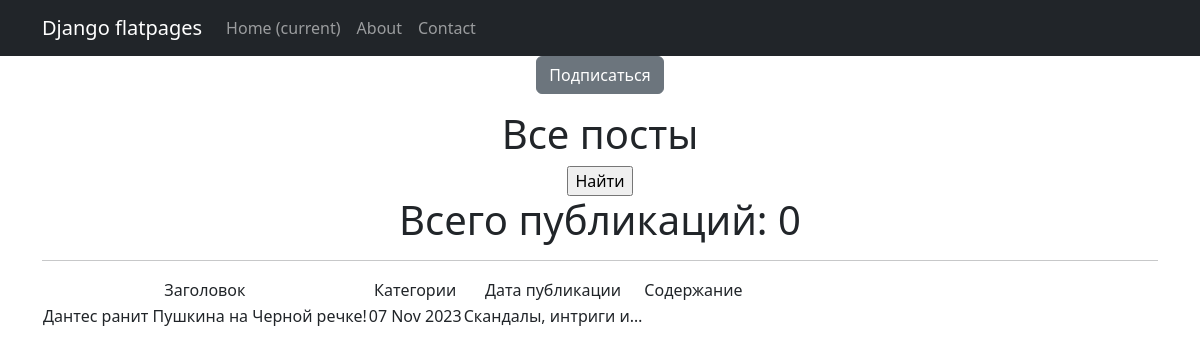
Screenshot of /news/categories/1 with the database file from the repository.
### news/models.py (models this page shows, shortened)
class Post (models.Model):
    news = 'NE'
    article = 'AR'
    Positions = [
        (news, 'Новости'),
        (article, 'Публикации')
    ]
    head = models.CharField(max_length=200)
    text = models.TextField()
    position = models.CharField(
        max_length=2,
        choices=Positions,
        default=news)
    timing_post = models.DateTimeField(auto_now_add=True)
    author = models.ForeignKey(Author, on_delete=models.CASCADE, related_name='posts')
    post_category = models.ManyToManyField(Category, through='PostCategory')
    rating = models.IntegerField(default=0)

### news/views.py (the view)
# urls.py: path('categories/<int:pk>', CategoryList.as_view(), name='category_list'),
class CategoryList(ListView):
    model = Post
    template_name = 'category_list.html'
    context_object_name = 'category_news_list'
    def get_queryset(self):
        self.category = get_object_or_404(Category, id = self.kwargs['pk'])
        queryset = Post.objects.filter(post_category = self.category).order_by('timing_post')
        return queryset
    def get_context_data(self, **kwargs):
        context = super().get_context_data(**kwargs)
        context['is_not_subscriber'] = self.request.user not in self.category.subscribers.all()
        context['category'] = self.category
        return context

### news/templatetags/custom_filters.py (called while the page is built)
@register.filter()
def censor(word):
   if isinstance(word, str):
      for i in cens:
         word = word.replace(i[1:], '*' * len(i[1:]))
   else:
      raise ValueError(
         'custom_filters -> censor -> A string is expected, but a different data type has been entered')
   return word

### templates/category_list.html (shortened to what this page needs)
{% extends 'flatpages/default.html' %}
{% load custom_filters %}
{% load custom_tags %}
{% block content %}
    {% if is_not_subscriber %}
        <p class="text-center"><a href="{% url 'subscribe' category.id %}" class="btn btn-secondary btm-sm"> Подписаться </a></p>
    {% endif %}
   <h1>Все посты</h1>
    <form action="" method="get">
       <input type="submit" value="Найти" />
   </form>
    <h1>Всего публикаций: {{news|length}}</h1>
    {% if category_news_list %}
        <hr>
            <table>
                <tr>
                    <td>Заголовок</td>
                    <td>Категории</td>
                    <td>Дата публикации</td>
                    <td>Содержание</td>
                </tr>
                {% for new in category_news_list %}
                <tr>
                    <td>{{ new.head|censor }}</td>
                    <td>{{ new.timing_post|date:'d M Y' }}</td>
                    <td>{{ new.text|truncatechars:20|censor }}</td>
                    <td></td>
                </tr>
                {% endfor %}
            </table>
    {% endif %}
{% endblock content %}

### rows the page displays
Post: head|censor "Дантес ранит Пушкина на Черной речке!", timing_post "07 Nov 2023", text|censor "Скандалы, интриги и…"

### other values shown
{{ news|length }} "0"
